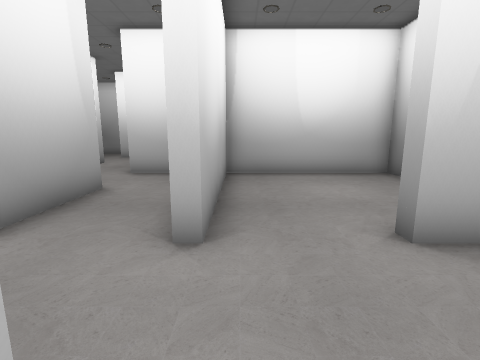
view 1 (above)

23 first-person views from a walk through a Unity game level. The camera is 1.3 m above the floor, tilts 10° down and sees 85° across. The floor is counted in squares, 0.9 m on a side. Each view is taken from the middle of a square. On the plan, view 1 faces up. The plan holds only what a view shows up to about 13 squares ahead; the rest is blank. The place goes on beyond the plan. The player character is not drawn. Door leaves are left out, so doorways stand open.

view 2
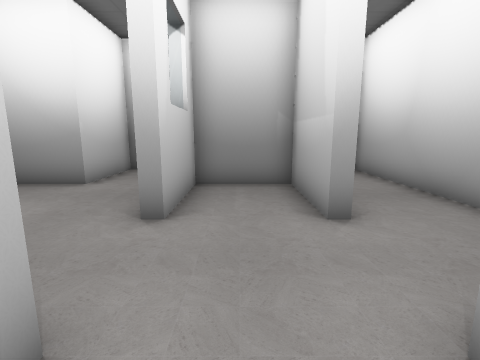

view 3
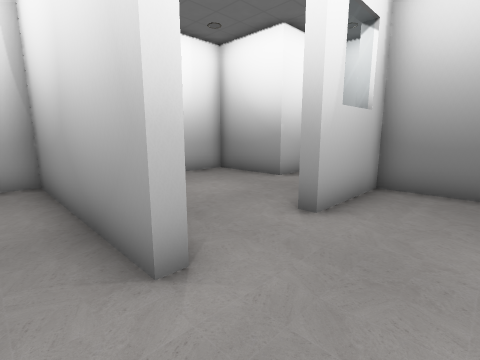

view 4
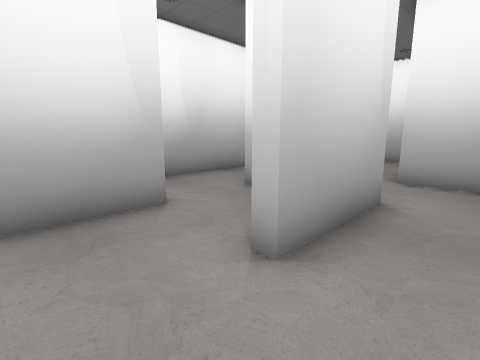

view 5
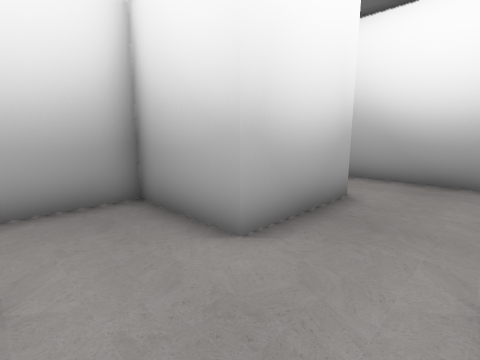

view 6
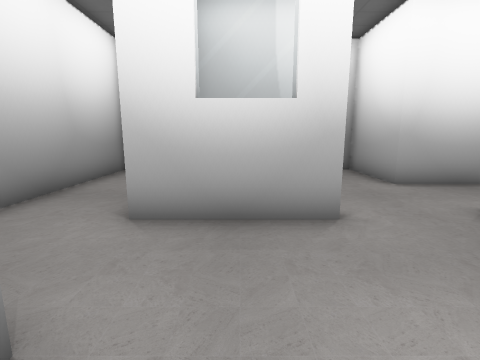

view 7
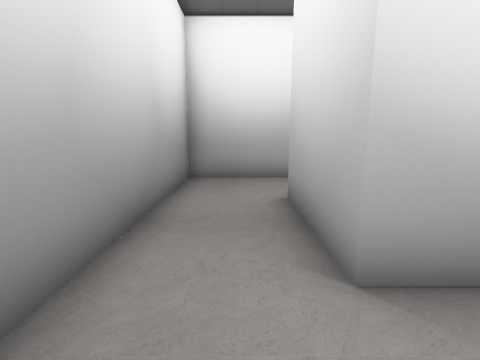

view 8
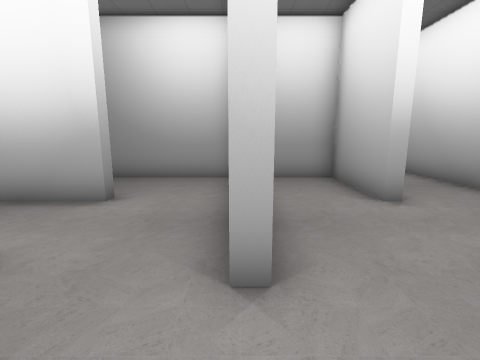

view 9
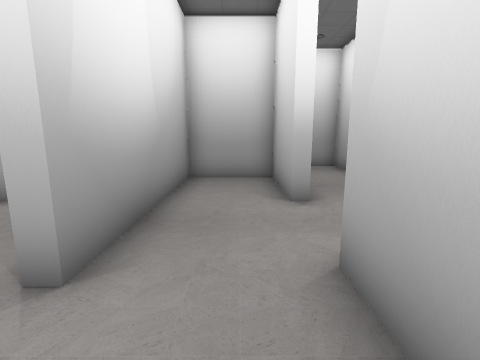

view 10
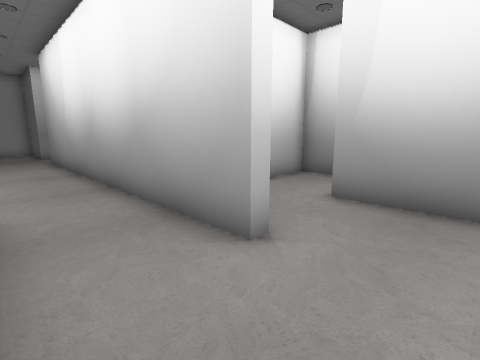

view 11
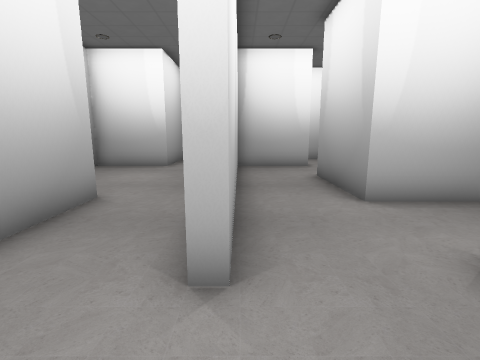

view 12
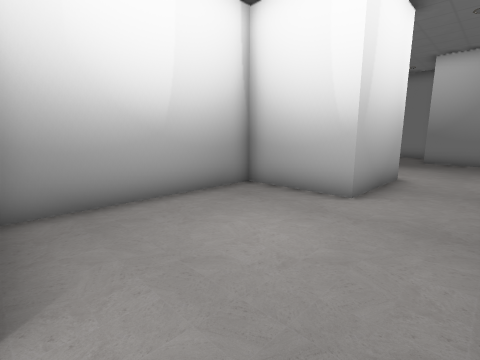

view 13
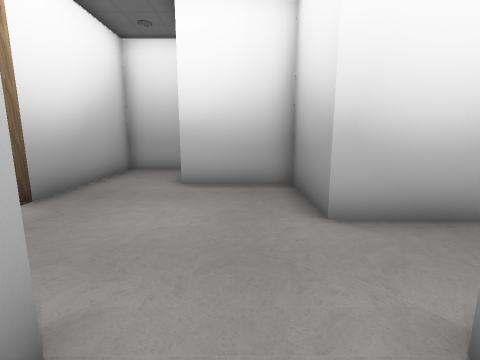

view 14
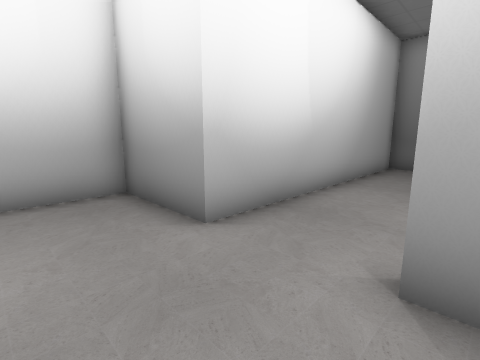

view 15
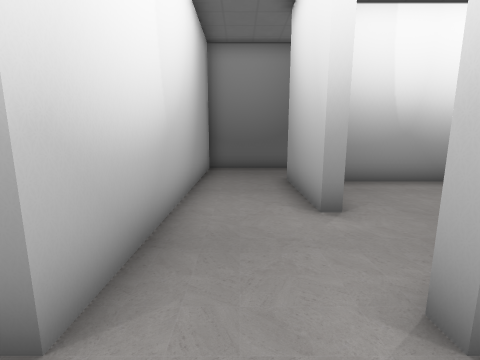

view 16
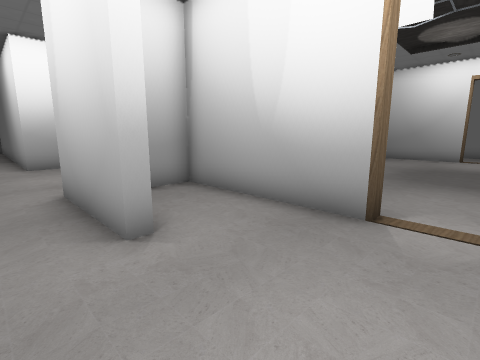

view 17
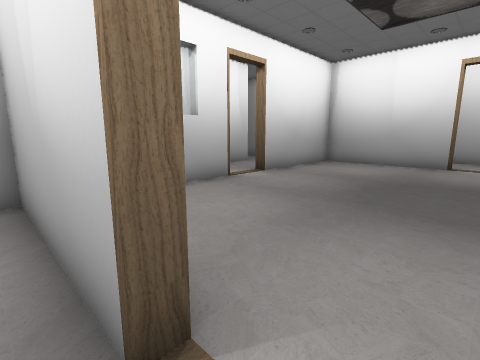

view 18
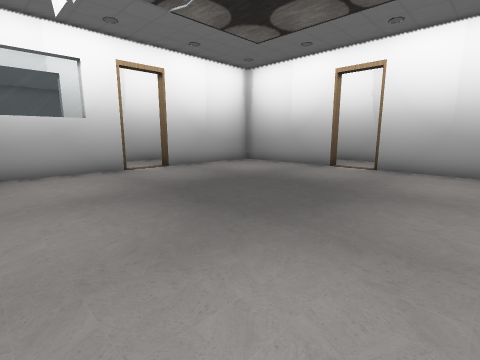

view 19
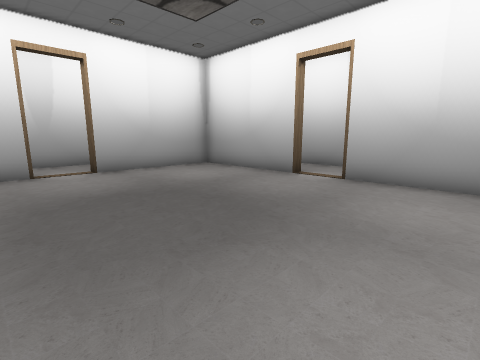

view 20
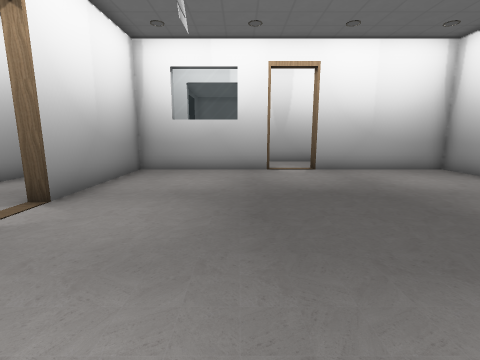

view 21
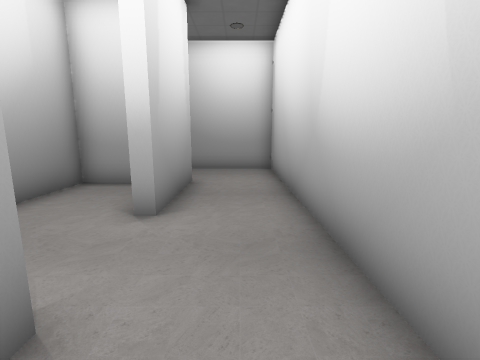

view 22
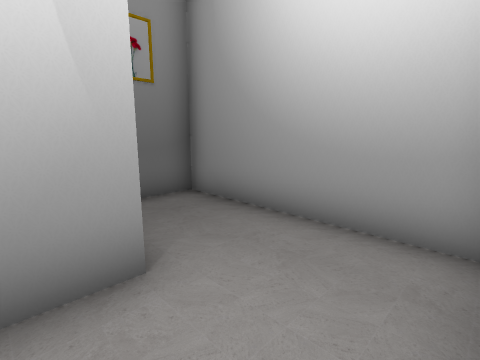

view 23
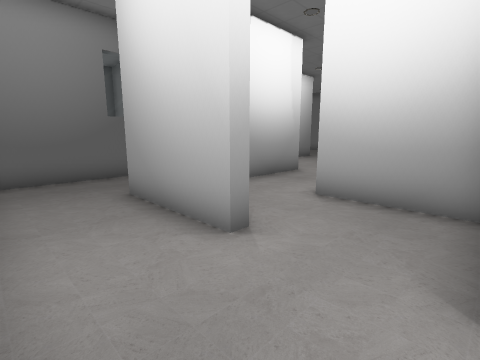

### Floor plan
Points are (right, up) in squares from view 1. A wall is a line through its corners. A room is listed if a view was taken in it or the views show most of it. See-through windows are left out.
Room 1 (views 1, 2, 3, 4, 5, 6, 7)
walls: (2.3, 0) (2.3, 0.5) (5.5, 0.5) (5.5, 3.3) (2.3, 3.3) (2.3, 3.7) (5.9, 3.7) (5.9, 0); (-4.1, 0) (-4.1, 0.5) (-0.5, 0.5) (-0.5, -2.7) (8.7, -2.7) (8.7, 4.4); (-3.7, 7) (-3.7, 3.3) (-4.1, 3.3); (8.8, 6.5) (5.5, 6.5) (5.5, 9.7) (-0.5, 9.7) (-0.5, 3.3) (-0.9, 3.3) (-0.9, 9.7) (-4.1, 9.7); (-6.9, 2.5) (-6.9, -0.8)
ways out: opening at (-5.5, 3.5) to room 2; opening at (-5.5, 0) to room 4; opening at (-4, 8.5)
Room 2 (views 8, 9, 10, 11, 12, 13, 14, 15, 16, 17, 21, 22, 23)
walls: (-10.1, 10.5) (-10.1, 3.3) (-10.5, 3.3) (-10.5, 16.5) (-10, 16.5); (-14.5, 6.9) (-13.3, 6.9) (-13.3, -5.9) (-7.3, -5.9) (-7.3, -4.5); (-6.9, 12.9) (-10.1, 12.9); (-13.7, 15.2) (-13.7, 16.1); (-7.3, 16) (-7.3, 16.5) (-3.6, 16.5); (-13.8, 16.5) (-13.3, 16.5) (-13.3, 12.9) (-16.5, 12.9) (-16.5, 7.1); (-4.1, 5.1) (-4.1, 6.5) (-7.3, 6.5) (-7.3, 10.1); (-16.5, 18.6) (-16.5, 13.3) (-15.2, 13.3); (-0.9, 15.4) (-0.9, 19.3) (-10.5, 19.3) (-10.5, 22.5) (-13.8, 22.5); (-10.5, -3.1) (-10.5, 0.5) (-10.1, 0.5) (-10.1, -2.7) (-7.3, -2.7) (-7.3, 3.7) (-6.9, 3.7) (-6.9, 2.5); (-16.5, 24.5) (-16.5, 20.4)
ways out: opening at (-5.5, 3.5) to room 1; open door at (-17, 19.5) to room 3; opening at (-8.5, 16) to room 5; opening at (-7, 11.5) to room 7
Room 3 (views 18, 19, 20)
walls: (-22.2, 13.3) (-16.9, 13.3) (-16.9, 18.6); (-29.3, 18.6) (-29.3, 13.3) (-24, 13.3); (-29.3, 23.8) (-29.3, 20.4)
ways out: open door at (-17, 19.5) to room 2; open door at (-29, 19.5); open door at (-23.5, 13)
Room 4 (no view inside)
walls: (-6.8, -2.7) (-2.6, -2.7)
ways out: opening at (-5.5, 0) to room 1
Room 5 (no view inside)
walls: (-9.9, 13.3) (-6.9, 13.3)
ways out: opening at (-8.5, 16) to room 2; opening at (-7, 14.5) to room 6
Room 6 (no view inside)
walls: (-4.1, 12.4) (-4.1, 14.9)
ways out: opening at (-7, 14.5) to room 5; opening at (-5.5, 13) to room 7
Room 7 (no view inside)
walls: (-4.1, 9.7) (-4.1, 12.4)
ways out: opening at (-7, 11.5) to room 2; opening at (-5.5, 13) to room 6; opening at (-5.5, 10)

Positions as (right, up) in squares from view 1, and headings:
1: (0, 0), facing up
2: (-2, 2), facing right
3: (-2, 1), facing up-right
4: (-2, 1), facing up-left
5: (2, 3), facing down-left
6: (4, 8), facing down
7: (7, 6), facing down
8: (-7, 6), facing down
9: (-9, 6), facing down
10: (-13, 1), facing up-right
11: (-10, 1), facing up
12: (-11, 7), facing up-left
13: (-12, 15), facing up
14: (-13, 16), facing up-right
15: (-12, 18), facing right
16: (-12, 20), facing down-left
17: (-16, 20), facing down-left
18: (-18, 24), facing down-left
19: (-21, 24), facing down-left
20: (-21, 24), facing down
21: (-12, 5), facing down
22: (-13, -2), facing down-right
23: (-10, 19), facing down-right
